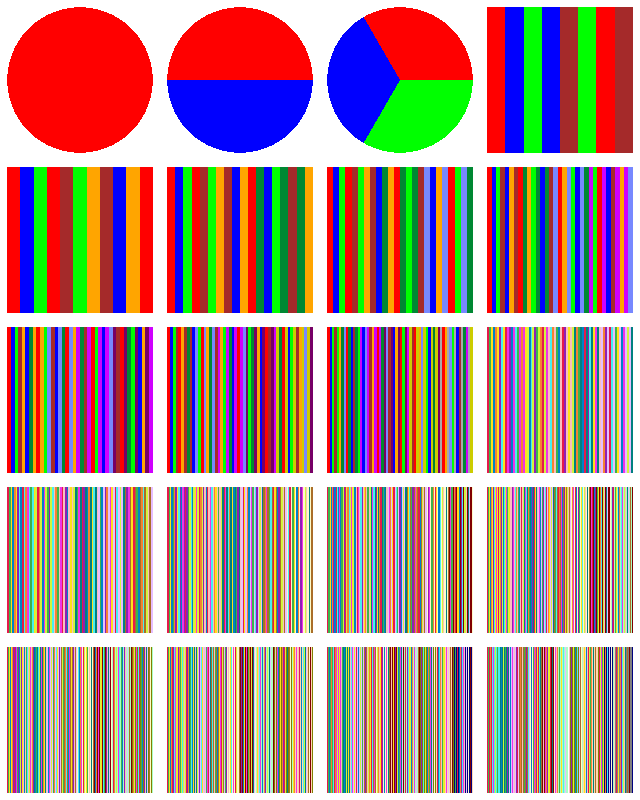

Source code (R):
library(plotteR)

# set the random seed for reproducibility
set.seed(129855L);

if(!exists("x.range")) x.range <- 4L;
if(!exists("y.range")) y.range <- 5L;

# set the number of diagrams appropriately
old.par <- par(mfrow=c(y.range, x.range), mai=c(0.02, 0.02, 0.02, 0.02));

# paint the diagrams
n <- 1L;
for(y in 1L:y.range) {
  for(x in 1L:x.range) {
    plot.colors(colors.distinct(n));
    n <- n + 1L;
  }
}

# reset the parameters
invisible(par(old.par));
